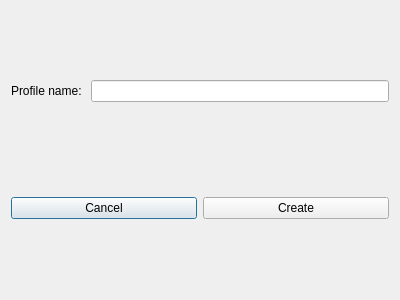
<?xml version="1.0" encoding="UTF-8"?>
<ui version="4.0">
 <class>ProfileDialog</class>
 <widget class="QDialog" name="ProfileDialog">
  <property name="geometry">
   <rect>
    <x>0</x>
    <y>0</y>
    <width>400</width>
    <height>300</height>
   </rect>
  </property>
  <property name="windowTitle">
   <string>Dialog</string>
  </property>
  <layout class="QVBoxLayout" name="mainLayout">
   <item>
    <layout class="QVBoxLayout" name="profileNameLayout">
     <item>
      <layout class="QHBoxLayout" name="nameLayout">
       <item>
        <widget class="QLabel" name="profileNameLabel">
         <property name="text">
          <string>Profile name: </string>
         </property>
        </widget>
       </item>
       <item>
        <widget class="QLineEdit" name="profileNameLineEdit"/>
       </item>
      </layout>
     </item>
     <item>
      <widget class="QLabel" name="statusLabel">
       <property name="sizePolicy">
        <sizepolicy hsizetype="Expanding" vsizetype="Fixed">
         <horstretch>0</horstretch>
         <verstretch>0</verstretch>
        </sizepolicy>
       </property>
       <property name="text">
        <string/>
       </property>
       <property name="alignment">
        <set>Qt::AlignCenter</set>
       </property>
       <property name="indent">
        <number>0</number>
       </property>
      </widget>
     </item>
    </layout>
   </item>
   <item>
    <layout class="QHBoxLayout" name="buttonsLayout">
     <item>
      <widget class="QPushButton" name="cancelButton">
       <property name="text">
        <string>Cancel</string>
       </property>
      </widget>
     </item>
     <item>
      <widget class="QPushButton" name="createButton">
       <property name="text">
        <string>Create</string>
       </property>
      </widget>
     </item>
    </layout>
   </item>
  </layout>
 </widget>
 <resources/>
 <connections/>
</ui>
